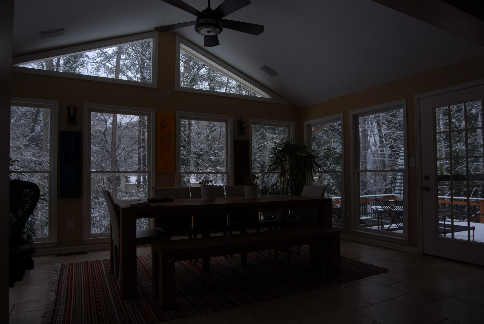
#> input picture Visão Computacional/Card 2/10 - HDR/exemplos_01.png, 484 x 324 px
$ jupyter execute HDR_pratica.ipynb   (shell and % lines are left out)
#> lines starting #> are read from the running program, lines starting #| are printed output that depends on the picture
[cell 1]
import cv2
import numpy as np
import matplotlib.pyplot as plt

[cell 2]
#nome dos arquivos
arquivos = ["exemplos_01.png", "exemplos_02.png", "exemplos_03.png"]

#lista dos tempos de exposição
tempos_exposicao = np.array([0.008, 0.016, 0.066], dtype=np.float32)

#lendo as imagens
lista_imagens = []
for nome in arquivos:
    imagem = cv2.imread(nome)
#> imagem is the input picture: shape (324, 484, 3); mean B, G, R 35.3, 34, 36.2
    if imagem is not None:
        lista_imagens.append(imagem)

[cell 3]
#plotando as imagens em ordem
plt.figure(figsize=(20, 10))
for i, img in enumerate(lista_imagens):
    plt.subplot(1, len(lista_imagens), i + 1)
    plt.imshow(cv2.cvtColor(img, cv2.COLOR_BGR2RGB))
    plt.axis('off')
    plt.title(f"Imagem {i+1}")
#> this loop made 3 passes
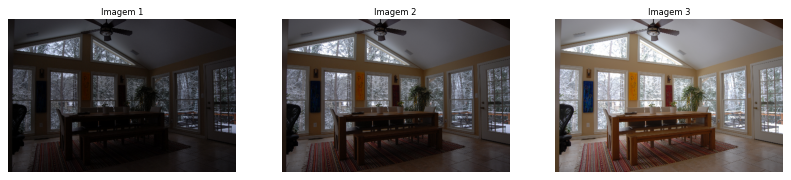
#> figure drawn by matplotlib, 3 panels

[cell 4]
#criando o alinhador
alinhador = cv2.createAlignMTB()

#corrigindo pequenso movimentos
alinhador.process(lista_imagens, lista_imagens)

[cell 5]
#estimando como a camera reage a luz
calibracao = cv2.createCalibrateDebevec()
resposta_camera = calibracao.process(lista_imagens, tempos_exposicao)
#> resposta_camera = 256 rows, first 8: [0.00468, 0.00945, 0.0181], [0.00585, 0.0108, 0.0197], [0.00732, 0.0123, 0.0214], [0.00915, 0.014, 0.0233], [0.0114, 0.0159, 0.0252], [0.0141, 0.0179, 0.0272], [0.0174, 0.02, 0.0294], [0.0213, 0.0224, 0.0317]

#mesclando as 3 imagens
fusao = cv2.createMergeDebevec()
imagem_hdr = fusao.process(lista_imagens, tempos_exposicao, resposta_camera)
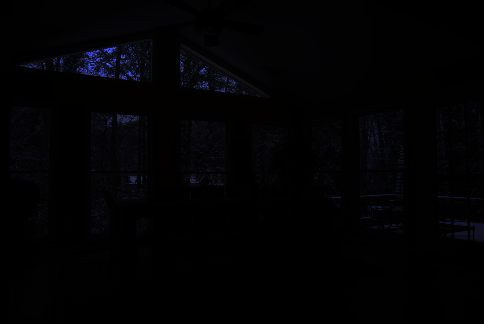
#> imagem_hdr: shape (324, 484, 3) float32; mean of channels 0, 1, 2 31.6, 20.5, 22.2; drawn with min black and max white

[cell 6]
#metodo de Reinhard
mapeamento_tons = cv2.createTonemapReinhard(1.5, 0, 0, 0)
imagem_ldr = mapeamento_tons.process(imagem_hdr)
#> imagem_ldr: shape (324, 484, 3) float32; 0% of the values are NaN or infinite; the others: min 0.00257, max 1, mean 0.221

#ajustando e convertendo para 8 bits
imagem_final = np.clip(imagem_ldr * 255, 0, 255).astype('uint8')
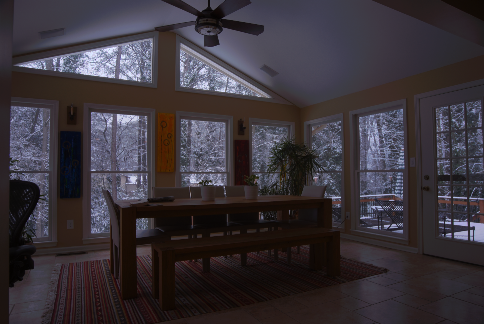
#> imagem_final: shape (324, 484, 3); mean of channels 0, 1, 2 57.9, 51.7, 58; drawn as B, G, R

#salvando o resultado
cv2.imwrite("resultado_hdr.jpg", imagem_final)

#plotando o resultado
plt.figure(figsize=(12, 8))
plt.imshow(cv2.cvtColor(imagem_final, cv2.COLOR_BGR2RGB))
plt.title("Resultado Final: Imagem HDR Processada")
plt.axis('off')
plt.show()
